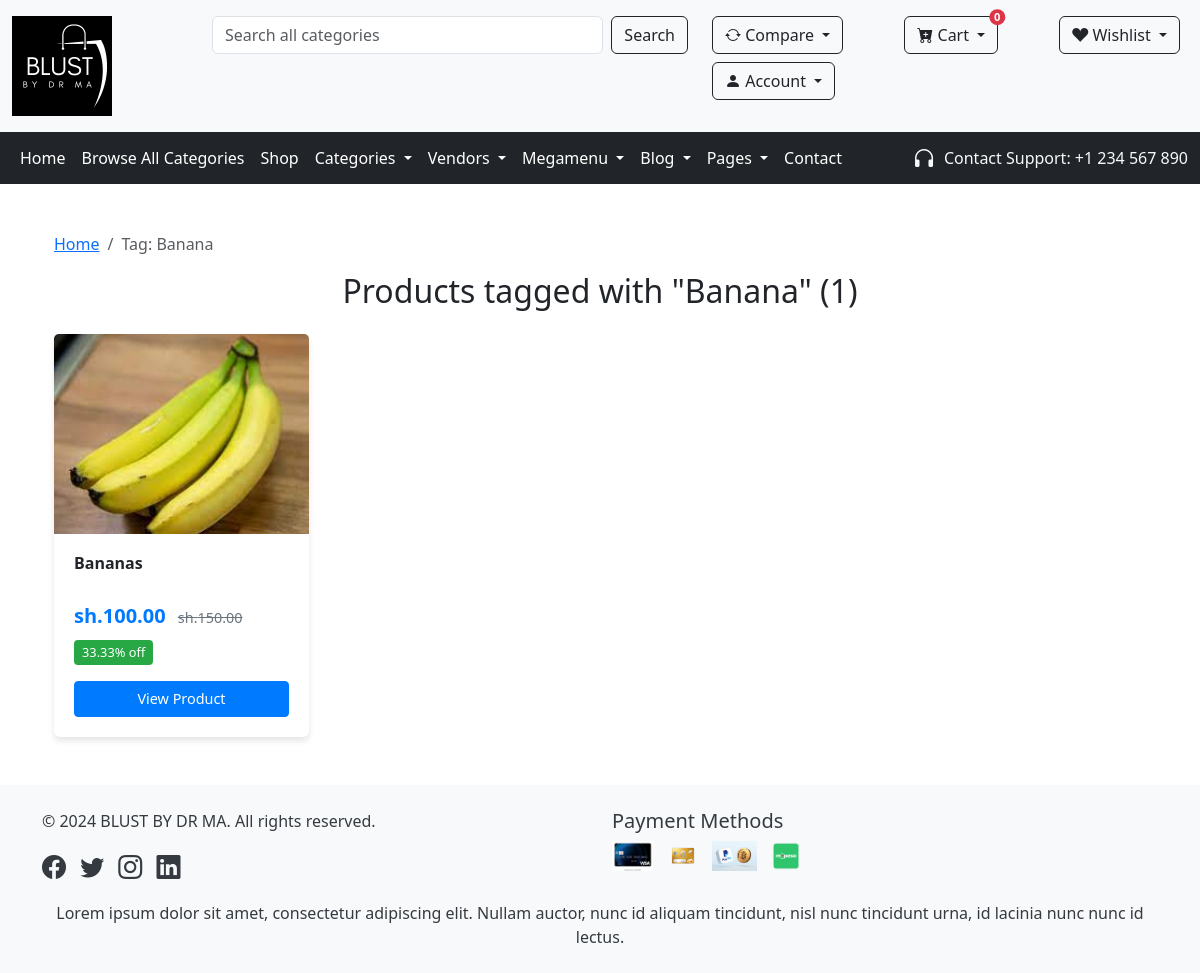
The app's page /tag/banana/ with its own data.
### core/models.py (models this page shows, shortened)
class Tags(models.Model):
    name = models.CharField(max_length=100, unique=True)
    slug = models.SlugField(unique=True)
    class Meta:
        verbose_name_plural = "Tags"

class Product(models.Model):
    pid = ShortUUIDField(unique=True, length=10, max_length=20, alphabet="abcdefghijklmnopqrstuvwxyz1234567890")
    product_title = models.CharField(max_length=255, unique=True, default="My product")
    product_image = models.ImageField(upload_to=user_directory_path, default="product.jpg")
    stock_amount = models.IntegerField(default=1, validators=[MinValueValidator(0)])
    description = HTMLField(max_length=3067, null=True, blank=True, default="This is the product")
    discounted_price = models.DecimalField(max_digits=12, decimal_places=2, default="1.99", validators=[MinValueValidator(0)])
    normal_price = models.DecimalField(max_digits=12, decimal_places=2, default="2.99", validators=[MinValueValidator(0)])
    specification = models.CharField(max_length=255, default="Organic")
    product_status = models.CharField(choices=STATUS, max_length=255, default="in review")
    is_published = models.BooleanField(default=False)
    in_stock = models.BooleanField(default=True)
    featured = models.BooleanField(default=False)
    digital_product = models.BooleanField(default=False)
    tags = models.ManyToManyField(Tags, blank=True)
    sku = ShortUUIDField(unique=True, length=5, max_length=10, prefix="sku", alphabet="abcdefghijklmnopqrstuvwxyz1234567890")
    date_added = models.DateTimeField(default=timezone.now)
    updated = models.DateTimeField(default=timezone.now, blank=True, null=True)
    total_stock = models.PositiveIntegerField(default=0, validators=[MinValueValidator(0)])
    available_stock = models.PositiveIntegerField(default=0, validators=[MinValueValidator(0)])
    sold_count = models.PositiveIntegerField(default=0, validators=[MinValueValidator(0)])
    last_sold_date = models.DateTimeField(null=True, blank=True)
    total_revenue = models.DecimalField(max_digits=12, decimal_places=2, default=0, validators=[MinValueValidator(0)])
    low_stock_threshold = models.PositiveIntegerField(default=10, validators=[MinValueValidator(0)])
    is_low_stock = models.BooleanField(default=False)
    user = models.ForeignKey(User, on_delete=models.SET_NULL, null=True)
    category = models.ForeignKey(Category, on_delete=models.PROTECT)
    subcategory = models.ForeignKey(Subcategory, on_delete=models.SET_NULL, null=True)
    vendor = models.ForeignKey(Vendor, on_delete=models.CASCADE, related_name='products')
    class Meta:
        verbose_name_plural = "Products"
    def get_percent_discount(self):
        if self.normal_price and self.discounted_price:
            if self.normal_price > 0:
                discount = ((self.normal_price - self.discounted_price) / self.normal_price) * 100
                return round(discount, 2)
        return Decimal('0.00')

### core/views.py (the view)
# urls.py: path('tag/<slug:tag_slug>/', views.tag_products, name='tag-products'),
def tag_products(request, tag_slug):
    tag = get_object_or_404(Tags, slug=tag_slug)
    products = Product.objects.filter(tags=tag, product_status="published", in_stock=True)
    context = {
        'tag': tag,
        'products': products
    }
    return render(request, 'core/tag_products.html', context)

### core/forms.py
class SearchForm(forms.Form):
    query = forms.CharField(max_length=100, required=False, widget=forms.TextInput(attrs={'class': 'form-control', 'placeholder': 'Search products...'}))

### core/context_processor.py (called while the page is built, shortened)
def default(request):
    categories = Category.objects.all()
    vendors = Vendor.objects.all()
    tags = Tags.objects.all()
    search_form = SearchForm()
    min_price = Product.objects.aggregate(Min('discounted_price'))['discounted_price__min']
    max_price = Product.objects.aggregate(Max('discounted_price'))['discounted_price__max']
    cart_items = []
    cart_total = 0
    cart_count = 0
    return {
        "categories": categories,
        "vendors": vendors,
        "tags": tags,
        "search_form": search_form,
        "min_price": min_price,
        "max_price": max_price,
        "cart_items": list(cart_items),
        "cart_total": float(cart_total),
        "cart_count": cart_count,
    }

### templates/core/tag_products.html (shortened to what this page needs)
{% extends "partials/base.html" %}
{% load static %}
{% block extra-css %}
<link rel="stylesheet" href="{% static 'assets/css/tags-card.css' %}">
{% endblock extra-css %}
{% block content %}
<div class="container">
    <nav aria-label="breadcrumb">
        <ol class="breadcrumb">
            <li class="breadcrumb-item"><a href="{% url 'core:index' %}">Home</a></li>
            <li class="breadcrumb-item active" aria-current="page">Tag: {{ tag.name }}</li>
        </ol>
    </nav>
    <h2 class="text-center mb-4">Products tagged with "{{ tag.name }}" ({{ products.count }})</h2>
    {% if products %}
    <div class="row row-cols-1 row-cols-md-2 row-cols-lg-4 g-4">
        {% for product in products %}
        <div class="col">
            <div class="card h-100 product-card">
                <div class="card-img-container">
                    {% if product.product_image %}
                    <img src="{{ product.product_image.url }}" class="card-img-top" alt="{{ product.product_title }}">
                    {% endif %}
                </div>
                <div class="card-body d-flex flex-column">
                    <h5 class="card-title">{{ product.product_title }}</h5>
                    <div class="price-container mt-auto">
                        {% if product.discounted_price < product.normal_price %}
                        <p class="card-text mb-2">
                            <span class="current-price">sh.{{ product.discounted_price }}</span>
                            <small class="original-price"><s>sh.{{ product.normal_price }}</s></small>
                        </p>
                        <span class="discount-badge">{{ product.get_percent_discount }}% off</span>
                        {% else %}
                        <p class="card-text mb-2">
                            <span class="current-price">sh.{{ product.normal_price }}</span>
                        </p>
                        {% endif %}
                    </div>
                    <a href="{% url 'core:product-detail' product.pid %}" class="btn btn-primary mt-2">View Product</a>
                </div>
            </div>
        </div>
        {% endfor %}
    </div>
    {% else %}
    <div class="alert alert-info" role="alert">
        No products found for this tag.
    </div>
    {% endif %}
</div>
{% endblock content %}

### static/assets/css/tags-card.css (style rules this page uses)
.product-card { transition: transform 0.3s ease-in-out, box-shadow 0.3s ease-in-out; box-shadow: 0 4px 6px rgba(0, 0, 0, 0.1); border: none; height: 100%; }
.card-img-container { height: 200px; overflow: hidden; display: flex; align-items: center; justify-content: center; background-color: #f8f9fa; }
.card-img-top { width: 100%; height: 100%; object-fit: cover; transition: transform 0.3s ease-in-out; }
.card-body { padding: 1.25rem; }
.card-title { font-size: 1rem; font-weight: 600; margin-bottom: 0.5rem; height: 2.4em; overflow: hidden; text-overflow: ellipsis; display: -webkit-box; display: -moz-box; display: box; -webkit-line-clamp: 2; -moz-line-clamp: 2; line-clamp: 2; -webkit-box-orient: vertical; -moz-box-orient: vertical; box-orient: vertical; }
.price-container { margin-top: auto; }
.current-price { font-size: 1.25rem; font-weight: 700; color: #007bff; }
.original-price { font-size: 0.9rem; color: #6c757d; margin-left: 0.5rem; }
.discount-badge { background-color: #28a745; color: white; font-size: 0.8rem; padding: 0.2rem 0.5rem; border-radius: 0.25rem; display: inline-block; margin-bottom: 0.5rem; }
.btn-primary { background-color: #007bff; border-color: #007bff; color: white; font-weight: 500; padding: 0.375rem 0.75rem; font-size: 0.9rem; line-height: 1.5; border-radius: 0.25rem; transition: all 0.3s ease-in-out; width: 100%; }

### records on screen
Tags: name "Banana"
Product: product_image (picture), product_title "Bananas", discounted_price "100.00", normal_price "150.00", get_percent_discount "33.33"

### other values on screen
{{ products.count }} "1"
